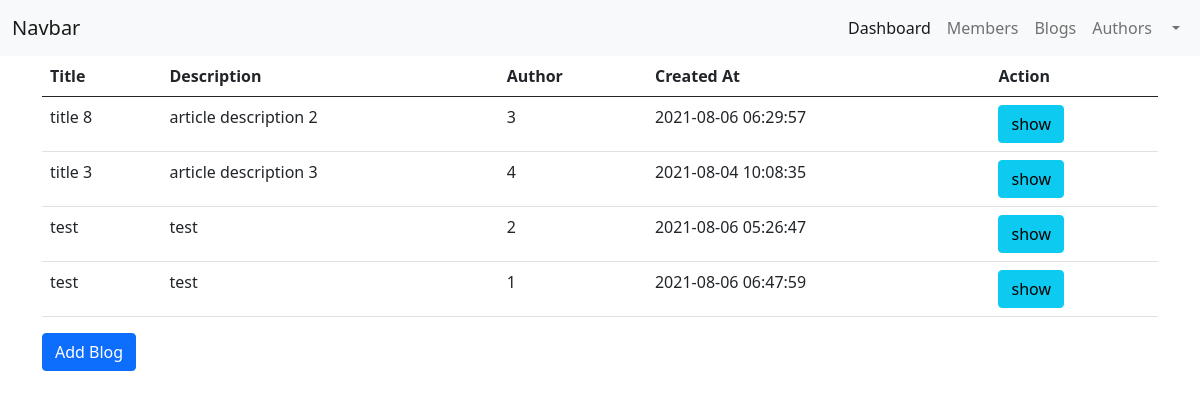
/blogs.php, run on the app's committed database.
### tables this page shows
CREATE TABLE `blogs` (
  `blog_id` int(4) NOT NULL,
  `title` varchar(121) NOT NULL,
  `descrip` varchar(121) NOT NULL,
  `created_at` timestamp NOT NULL DEFAULT current_timestamp() ON UPDATE current_timestamp(),
  `author` int(4) NOT NULL
);

### blogs.php (the view, shortened to what this page needs)
<?php
$action= isset($_GET['do'])?$_GET['do']:'index';
?>
<?php require "config.php"?>
<?php include "includes/header.php"?>
<?php include "includes/navbar.php"?>
<?php if($action == 'index'):?>
<?php
   $stmt= $connection->prepare('SELECT * FROM blogs');
   $stmt->execute();
   $blogs= $stmt->fetchAll();
   ?>
<div class="container">
    <table class="table">
        <thead>
            <tr>
                <th>Title</th>
                <th>Description</th>
                <th>Author</th>
                <th>Created At</th>
                <th>Action</th>
            </tr>
        </thead>
        <tbody>
            <?php foreach($blogs as $blog):?>
            <tr>
                <td><?= $blog['title']?></td>
                <td><?= $blog['descrip']?></td>
                <td><?= $blog['author']?></td>
                <td><?= $blog['created_at']?></td>
                <td>
                    <a class="btn btn-info" href="blogs.php?do=show&selection=<?= $blog['blog_id']?>">show</a>
                </td>
            </tr>
            <?php endforeach?>
        </tbody>
    </table>
    <a class="btn btn-primary" href="blogs.php?do=create">Add Blog</a>
</div>
<?php else:?>
<h1>404 Page not found</h1>
<?php endif?>
<?php include "includes/footer.php"?>

### data on the page
blogs: title "title 8", descrip "article description 2", author "3", created_at "2021-08-06 06:29:57"
blogs: title "title 3", descrip "article description 3", author "4", created_at "2021-08-04 10:08:35"
blogs: title "test", descrip "test", author "2", created_at "2021-08-06 05:26:47"
blogs: title "test", descrip "test", author "1", created_at "2021-08-06 06:47:59"
